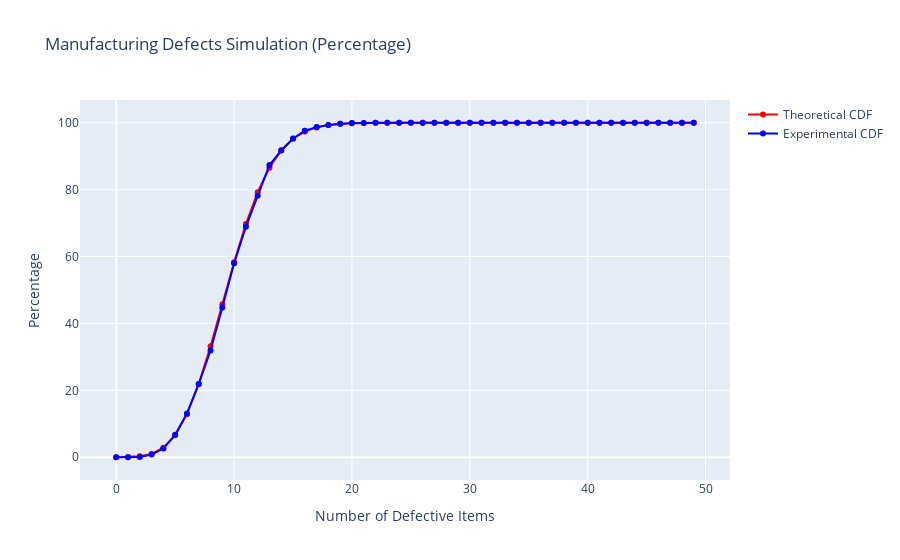

This figure's notebook cell:
### Code cell
fig = go.Figure()
fig.add_trace(go.Scatter(
    x=k_values_defects,
    y=cumulative_probabilities_defects,
    mode='markers+lines',
    name='Theoretical CDF',
    marker_color='red'
))
fig.add_trace(go.Scatter(
    x=np.arange(50),
    y=experimental_cdf_defects_percent,  # This should be calculated as described earlier
    mode='markers+lines',
    name='Experimental CDF',
    marker_color='blue'
))
fig.update_layout(
    title="Manufacturing Defects Simulation (Percentage)",
    xaxis_title="Number of Defective Items",
    yaxis_title="Percentage",
    bargap=0.1
)
fig.show()

### Figure 1 — Plotly figure (JSON) as saved in the notebook; plotly's stock layout.template omitted (floating-point values rounded to 4 significant figures)
{"data": [{"marker": {"color": "red"}, "mode": "markers+lines", "name": "Theoretical CDF", "type": "scatter", "x": [0, 1, 2, 3, 4, 5, 6, 7, 8, 9, 10, 11, 12, 13, 14, 15, 16, 17, 18, 19, 20, 21, 22, 23, 24, 25, 26, 27, 28, 29, 30, 31, 32, 33, 34, 35, 36, 37, 38, 39, 40, 41, 42, 43, 44, 45, 46, 47, 48, 49], "y": [0.004317, 0.04792, 0.2679, 1.007, 2.869, 6.614, 12.89, 21.89, 33.17, 45.73, 58.3, 69.74, 79.25, 86.56, 91.76, 95.21, 97.36, 98.62, 99.31, 99.67, 99.85, 99.93, 99.97, 99.99, 100.0, 100.0, 100.0, 100.0, 100.0, 100.0, 100.0, 100.0, 100.0, 100.0, 100.0, 100.0, 100.0, 100.0, 100.0, 100.0, 100.0, 100.0, 100.0, 100.0, 100.0, 100, 100, 100, 100, 100]}, {"marker": {"color": "blue"}, "mode": "markers+lines", "name": "Experimental CDF", "type": "scatter", "x": [0, 1, 2, 3, 4, 5, 6, 7, 8, 9, 10, 11, 12, 13, 14, 15, 16, 17, 18, 19, 20, 21, 22, 23, 24, 25, 26, 27, 28, 29, 30, 31, 32, 33, 34, 35, 36, 37, 38, 39, 40, 41, 42, 43, 44, 45, 46, 47, 48, 49], "y": [0, 0, 0.1, 0.8, 2.6, 6.7, 13.1, 21.9, 31.9, 44.8, 58.0, 68.9, 78.2, 87.4, 91.7, 95.3, 97.6, 98.7, 99.3, 99.7, 99.9, 99.9, 100, 100, 100, 100, 100, 100, 100, 100, 100, 100, 100, 100, 100, 100, 100, 100, 100, 100, 100, 100, 100, 100, 100, 100, 100, 100, 100, 100]}], "layout": {"bargap": 0.1, "title": {"text": "Manufacturing Defects Simulation (Percentage)"}, "xaxis": {"title": {"text": "Number of Defective Items"}}, "yaxis": {"title": {"text": "Percentage"}}}}
